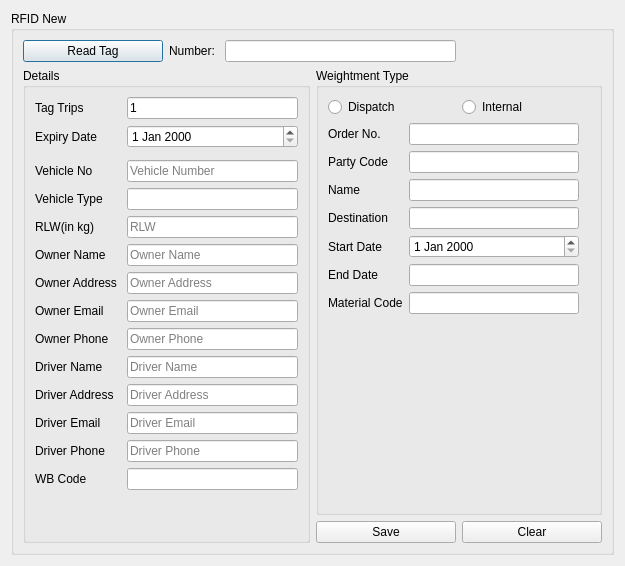
<?xml version="1.0" encoding="UTF-8"?>
<ui version="4.0">
 <class>RfidNew</class>
 <widget class="QDialog" name="RfidNew">
  <property name="geometry">
   <rect>
    <x>0</x>
    <y>0</y>
    <width>625</width>
    <height>566</height>
   </rect>
  </property>
  <property name="windowTitle">
   <string>Dialog</string>
  </property>
  <layout class="QGridLayout" name="gridLayout">
   <item row="0" column="0">
    <widget class="QGroupBox" name="rfidnew_main">
     <property name="title">
      <string>RFID New</string>
     </property>
     <layout class="QGridLayout" name="gridLayout_5">
      <item row="0" column="0">
       <widget class="QPushButton" name="read_inventory">
        <property name="text">
         <string>Read Tag</string>
        </property>
       </widget>
      </item>
      <item row="0" column="1" colspan="2">
       <layout class="QHBoxLayout" name="horizontalLayout">
        <item>
         <widget class="QLabel" name="label">
          <property name="text">
           <string>Number: </string>
          </property>
         </widget>
        </item>
        <item>
         <widget class="QLineEdit" name="epc_number">
          <property name="readOnly">
           <bool>true</bool>
          </property>
         </widget>
        </item>
       </layout>
      </item>
      <item row="1" column="0" rowspan="2" colspan="2">
       <widget class="QGroupBox" name="groupBox_3">
        <property name="title">
         <string>Details</string>
        </property>
        <layout class="QGridLayout" name="gridLayout_4">
         <item row="0" column="0">
          <layout class="QFormLayout" name="formLayout_2">
           <property name="horizontalSpacing">
            <number>10</number>
           </property>
           <item row="0" column="0">
            <widget class="QLabel" name="tagTripsLabel_2">
             <property name="text">
              <string>Tag Trips</string>
             </property>
            </widget>
           </item>
           <item row="0" column="1">
            <widget class="QLineEdit" name="tagTripsLineEdit_2">
             <property name="text">
              <string>1</string>
             </property>
            </widget>
           </item>
           <item row="1" column="0">
            <widget class="QLabel" name="ExpiryDate_2">
             <property name="text">
              <string>Expiry Date</string>
             </property>
            </widget>
           </item>
           <item row="1" column="1">
            <widget class="QDateEdit" name="ExpiryDateEdit_2"/>
           </item>
           <item row="2" column="1">
            <layout class="QHBoxLayout" name="weightment_type_2"/>
           </item>
           <item row="3" column="0">
            <widget class="QLabel" name="vehicleNoLabel_2">
             <property name="text">
              <string>Vehicle No</string>
             </property>
            </widget>
           </item>
           <item row="3" column="1">
            <widget class="QLineEdit" name="vehicleNoLineEdit_2">
             <property name="text">
              <string/>
             </property>
             <property name="placeholderText">
              <string>Vehicle Number</string>
             </property>
            </widget>
           </item>
           <item row="4" column="0">
            <widget class="QLabel" name="vehicleTypeLabel_2">
             <property name="text">
              <string>Vehicle Type</string>
             </property>
            </widget>
           </item>
           <item row="4" column="1">
            <widget class="QLineEdit" name="vehicleTypeLineEdit_2">
             <property name="text">
              <string/>
             </property>
            </widget>
           </item>
           <item row="5" column="0">
            <widget class="QLabel" name="rLWInKgLabel_2">
             <property name="text">
              <string>RLW(in kg)</string>
             </property>
            </widget>
           </item>
           <item row="5" column="1">
            <widget class="QLineEdit" name="rLWInKgLineEdit_2">
             <property name="placeholderText">
              <string>RLW</string>
             </property>
            </widget>
           </item>
           <item row="6" column="0">
            <widget class="QLabel" name="truckOwnerLabel_2">
             <property name="text">
              <string>Owner Name</string>
             </property>
            </widget>
           </item>
           <item row="6" column="1">
            <widget class="QLineEdit" name="truckOwnerLineEdit_2">
             <property name="placeholderText">
              <string>Owner Name</string>
             </property>
            </widget>
           </item>
           <item row="7" column="0">
            <widget class="QLabel" name="ownerAddressLabel_2">
             <property name="text">
              <string>Owner Address</string>
             </property>
            </widget>
           </item>
           <item row="7" column="1">
            <widget class="QLineEdit" name="ownerAddressLineEdit_2">
             <property name="placeholderText">
              <string>Owner Address</string>
             </property>
            </widget>
           </item>
           <item row="8" column="0">
            <widget class="QLabel" name="ownerEmailLabel_2">
             <property name="text">
              <string>Owner Email</string>
             </property>
            </widget>
           </item>
           <item row="8" column="1">
            <widget class="QLineEdit" name="ownerEmailLineEdit_2">
             <property name="placeholderText">
              <string>Owner Email</string>
             </property>
            </widget>
           </item>
           <item row="9" column="0">
            <widget class="QLabel" name="ownerPhoneLabel_2">
             <property name="text">
              <string>Owner Phone</string>
             </property>
            </widget>
           </item>
           <item row="9" column="1">
            <widget class="QLineEdit" name="ownerPhoneLineEdit_2">
             <property name="placeholderText">
              <string>Owner Phone</string>
             </property>
            </widget>
           </item>
           <item row="10" column="0">
            <widget class="QLabel" name="truckDriverLabel_2">
             <property name="text">
              <string>Driver Name</string>
             </property>
            </widget>
           </item>
           <item row="10" column="1">
            <widget class="QLineEdit" name="truckDriverLineEdit_2">
             <property name="placeholderText">
              <string>Driver Name</string>
             </property>
            </widget>
           </item>
           <item row="11" column="0">
            <widget class="QLabel" name="driverAddressLabel_2">
             <property name="text">
              <string>Driver Address</string>
             </property>
            </widget>
           </item>
           <item row="11" column="1">
            <widget class="QLineEdit" name="driverAddressLineEdit_2">
             <property name="placeholderText">
              <string>Driver Address</string>
             </property>
            </widget>
           </item>
           <item row="13" column="0">
            <widget class="QLabel" name="driverPhoneLabel_2">
             <property name="text">
              <string>Driver Phone</string>
             </property>
            </widget>
           </item>
           <item row="13" column="1">
            <widget class="QLineEdit" name="driverPhoneLineEdit_2">
             <property name="placeholderText">
              <string>Driver Phone</string>
             </property>
            </widget>
           </item>
           <item row="14" column="0">
            <widget class="QLabel" name="wBCodeLabel_2">
             <property name="text">
              <string>WB Code</string>
             </property>
            </widget>
           </item>
           <item row="14" column="1">
            <widget class="QLineEdit" name="wBCodeLineEdit_2"/>
           </item>
           <item row="12" column="0">
            <widget class="QLabel" name="driverEmailLabel">
             <property name="text">
              <string>Driver Email</string>
             </property>
            </widget>
           </item>
           <item row="12" column="1">
            <widget class="QLineEdit" name="driverEmailLineEdit">
             <property name="placeholderText">
              <string>Driver Email</string>
             </property>
            </widget>
           </item>
          </layout>
         </item>
        </layout>
       </widget>
      </item>
      <item row="1" column="2" colspan="2">
       <widget class="QGroupBox" name="groupBox_2">
        <property name="title">
         <string>Weightment Type</string>
        </property>
        <layout class="QGridLayout" name="gridLayout_3">
         <item row="1" column="0">
          <widget class="QStackedWidget" name="weightment_forms">
           <property name="currentIndex">
            <number>0</number>
           </property>
           <widget class="QWidget" name="page">
            <widget class="QWidget" name="formLayoutWidget">
             <property name="geometry">
              <rect>
               <x>0</x>
               <y>0</y>
               <width>251</width>
               <height>371</height>
              </rect>
             </property>
             <layout class="QFormLayout" name="formLayout">
              <item row="0" column="0">
               <widget class="QLabel" name="orderNoLabel">
                <property name="text">
                 <string>Order No.</string>
                </property>
               </widget>
              </item>
              <item row="0" column="1">
               <widget class="QLineEdit" name="orderNoLineEdit"/>
              </item>
              <item row="1" column="0">
               <widget class="QLabel" name="partyCodeLabel">
                <property name="text">
                 <string>Party Code</string>
                </property>
               </widget>
              </item>
              <item row="1" column="1">
               <widget class="QLineEdit" name="partyCodeLineEdit"/>
              </item>
              <item row="2" column="0">
               <widget class="QLabel" name="nameLabel">
                <property name="text">
                 <string>Name</string>
                </property>
               </widget>
              </item>
              <item row="2" column="1">
               <widget class="QLineEdit" name="nameLineEdit"/>
              </item>
              <item row="3" column="0">
               <widget class="QLabel" name="destinationLabel">
                <property name="text">
                 <string>Destination</string>
                </property>
               </widget>
              </item>
              <item row="3" column="1">
               <widget class="QLineEdit" name="destinationLineEdit"/>
              </item>
              <item row="4" column="0">
               <widget class="QLabel" name="startDateLabel">
                <property name="text">
                 <string>Start Date</string>
                </property>
               </widget>
              </item>
              <item row="4" column="1">
               <widget class="QDateEdit" name="startDateDateEdit"/>
              </item>
              <item row="5" column="0">
               <widget class="QLabel" name="endDateLabel">
                <property name="text">
                 <string>End Date</string>
                </property>
               </widget>
              </item>
              <item row="5" column="1">
               <widget class="QLineEdit" name="endDateLineEdit"/>
              </item>
              <item row="6" column="0">
               <widget class="QLabel" name="materialCodeLabel">
                <property name="text">
                 <string>Material Code</string>
                </property>
               </widget>
              </item>
              <item row="6" column="1">
               <widget class="QLineEdit" name="materialCodeLineEdit"/>
              </item>
             </layout>
            </widget>
           </widget>
           <widget class="QWidget" name="page_2">
            <widget class="QWidget" name="formLayoutWidget_2">
             <property name="geometry">
              <rect>
               <x>0</x>
               <y>0</y>
               <width>251</width>
               <height>371</height>
              </rect>
             </property>
             <layout class="QFormLayout" name="formLayout_3">
              <item row="0" column="0">
               <widget class="QLabel" name="destWbCodeLabel_2">
                <property name="text">
                 <string>Dest. Wb Code</string>
                </property>
               </widget>
              </item>
              <item row="0" column="1">
               <widget class="QLineEdit" name="destWbCodeLineEdit_2"/>
              </item>
              <item row="1" column="0">
               <widget class="QLabel" name="tripTimeMinsLabel_2">
                <property name="text">
                 <string>Trip Time(Mins)</string>
                </property>
               </widget>
              </item>
              <item row="1" column="1">
               <widget class="QLineEdit" name="tripTimeMinsLineEdit_2"/>
              </item>
              <item row="2" column="0">
               <widget class="QLabel" name="materialCodeLabel_4">
                <property name="text">
                 <string>Material Code</string>
                </property>
               </widget>
              </item>
              <item row="2" column="1">
               <widget class="QLineEdit" name="materialCodeLineEdit_4"/>
              </item>
              <item row="3" column="0">
               <widget class="QLabel" name="loadingCodeLabel">
                <property name="text">
                 <string>Loading Code</string>
                </property>
               </widget>
              </item>
              <item row="3" column="1">
               <widget class="QLineEdit" name="loadingCodeLineEdit"/>
              </item>
             </layout>
            </widget>
           </widget>
          </widget>
         </item>
         <item row="0" column="0">
          <layout class="QHBoxLayout" name="horizontalLayout_3">
           <item>
            <widget class="QRadioButton" name="weight_type_dispatch">
             <property name="text">
              <string>Dispatch</string>
             </property>
             <attribute name="buttonGroup">
              <string notr="true">weight_type</string>
             </attribute>
            </widget>
           </item>
           <item>
            <widget class="QRadioButton" name="weight_type_internal">
             <property name="text">
              <string>Internal</string>
             </property>
             <attribute name="buttonGroup">
              <string notr="true">weight_type</string>
             </attribute>
            </widget>
           </item>
          </layout>
         </item>
        </layout>
       </widget>
      </item>
      <item row="2" column="2" colspan="2">
       <layout class="QHBoxLayout" name="horizontalLayout_4">
        <item>
         <widget class="QPushButton" name="save_form">
          <property name="text">
           <string>Save</string>
          </property>
         </widget>
        </item>
        <item>
         <widget class="QPushButton" name="clear_form">
          <property name="text">
           <string>Clear</string>
          </property>
         </widget>
        </item>
       </layout>
      </item>
     </layout>
    </widget>
   </item>
   <item row="1" column="0">
    <layout class="QHBoxLayout" name="statusbar"/>
   </item>
  </layout>
 </widget>
 <resources/>
 <connections/>
 <buttongroups>
  <buttongroup name="weight_type"/>
 </buttongroups>
</ui>
